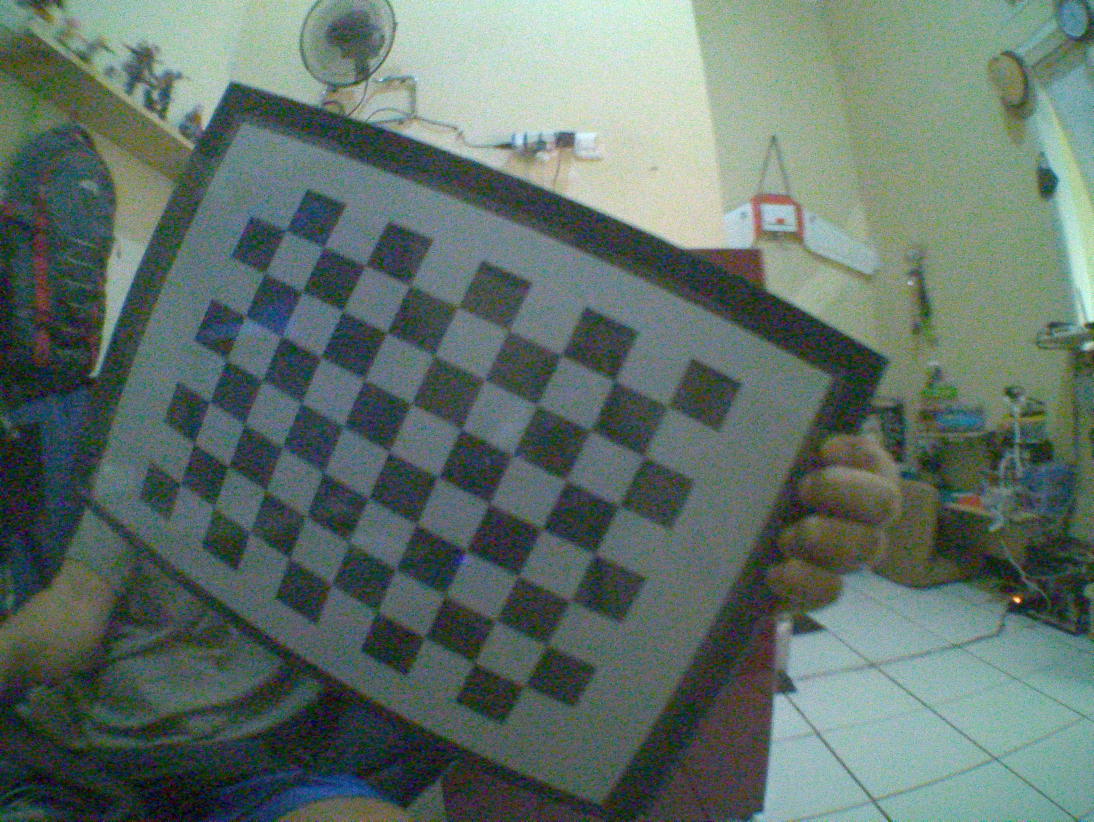
#> input picture capture/cam_0_11.jpg, 3280 x 2464 px (shown at 1/3 size); its folder holds only this picture in this run
$ python undistortion_remapping.py
#> lines starting #> are read from the running program, lines starting #| are printed output that depends on the picture
import cv2
import numpy as np
import os

# Camera matrix generated by `find_chessboard_corners.py`
mtx = np.array([[1.07975414e+03, 0.00000000e+00, 4.03079138e+02],
                [0.00000000e+00, 9.75039165e+02, 3.19767861e+02],
                [0.00000000e+00, 0.00000000e+00, 1.00000000e+00]])
dist = np.array([[-2.68066717e+00,  2.22829147e+01,  2.53538754e-02, -5.57868851e-02, -1.15847689e+02]])

for filename in os.listdir("capture/"):
    print("read filename %s" % filename)
    # load image
    img = cv2.imread('capture/' + filename)
#> img is the input picture: shape (2464, 3280, 3); mean B, G, R 105.2, 112.6, 96
    if img is None :
        print("empty image with filename %s" % filename)
        continue
    img = cv2.resize(img, (0,0), fx=0.25, fy=0.25)
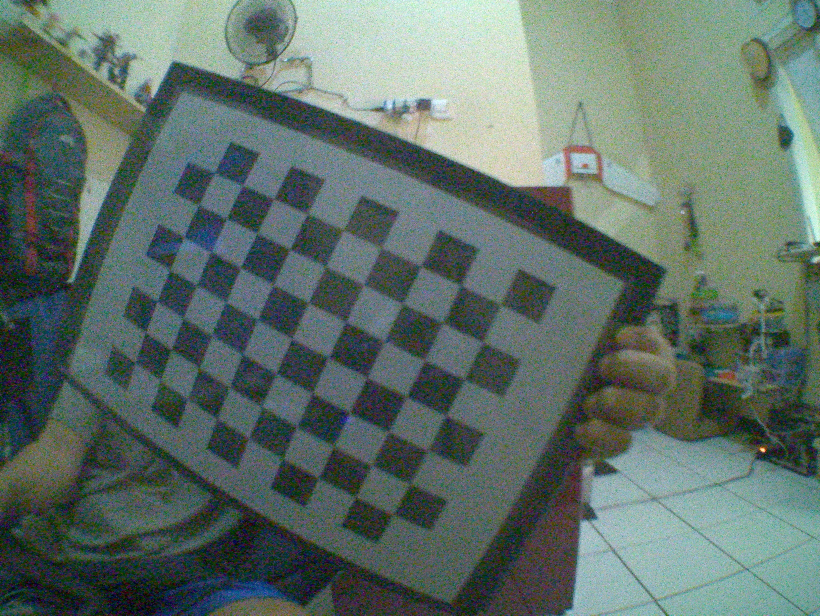
#> img: shape (616, 820, 3); mean B, G, R 105.4, 112.8, 96.1
    h, w, c = img.shape
#> h = 616; w = 820; c = 3

    # refine the camera matrix based on a free scaling parameter using cv.getOptimalNewCameraMatrix().
    newcameramtx, roi = cv2.getOptimalNewCameraMatrix(mtx, dist, (w,h), 0, (w,h))
#> roi = (0, 0, 819, 615)

    # undistort using remapping
    mapx, mapy = cv2.initUndistortRectifyMap(mtx, dist, None, newcameramtx, (w,h), 5)
    dst = cv2.remap(img, mapx, mapy, cv2.INTER_LINEAR)
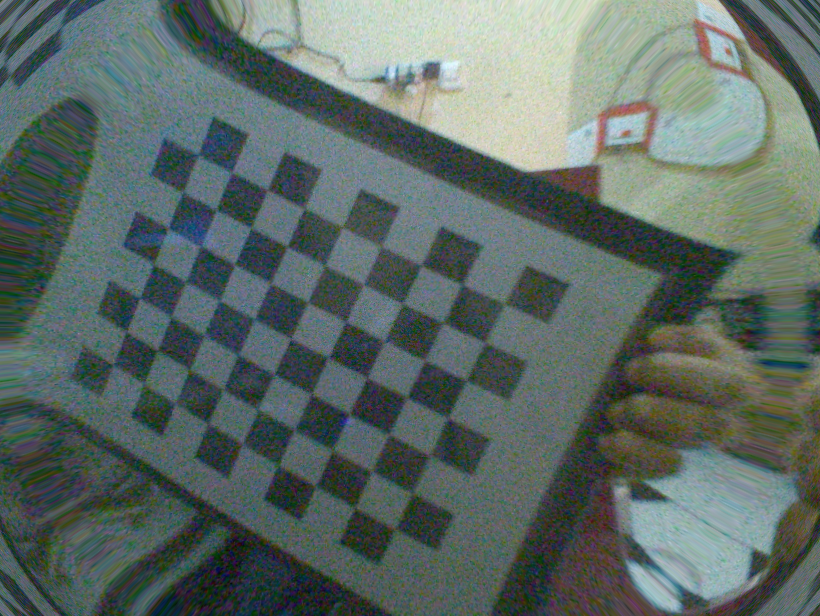
#> dst: shape (616, 820, 3); mean B, G, R 102.4, 107, 93.5
    # crop the image
    x, y, w, h = roi
#> x = 0; y = 0; w = 819; h = 615
    dst = dst[y:y+h, x:x+w]
#> dst: shape (615, 819, 3)

    cv2.imshow('calibresult.png', dst)
    cv2.waitKey(0)
cv2.destroyAllWindows()
